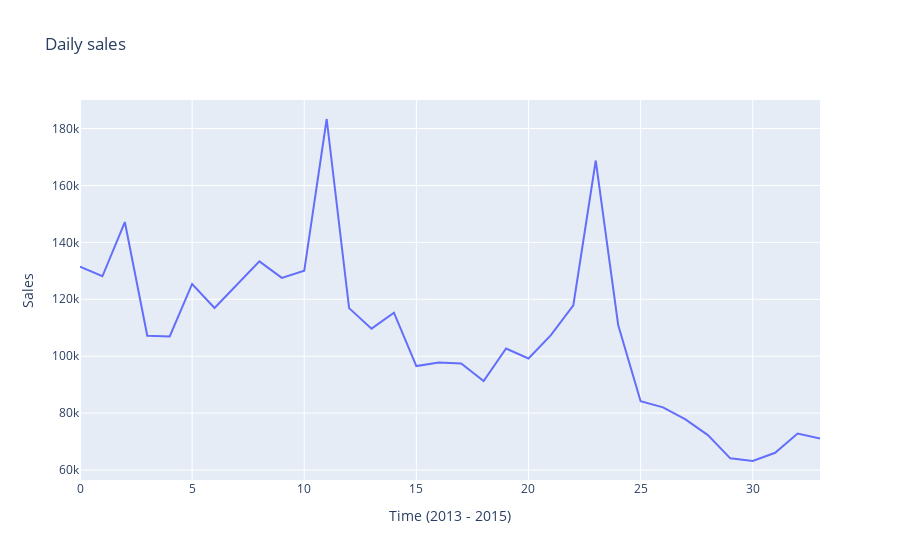

This figure's notebook cell:
### Code cell
# Let's take a look at the sales throughout the given period of time

import plotly.graph_objs as go
from plotly.offline import iplot, init_notebook_mode

daily_sales = train.groupby('date_block_num', as_index = False)['item_cnt_day'].sum()

daily_sales_sc = go.Scatter(x=daily_sales['date_block_num'], y=daily_sales['item_cnt_day'])
layout = go.Layout(title='Daily sales', xaxis=dict(title='Time (2013 - 2015)'), yaxis=dict(title='Sales'))
fig = go.Figure(data=[daily_sales_sc], layout=layout)
iplot(fig)

### Figure 1 — Plotly figure (JSON) as saved in the notebook; plotly's stock layout.template omitted (floating-point values rounded to 4 significant figures)
{"data": [{"type": "scatter", "x": [0, 1, 2, 3, 4, 5, 6, 7, 8, 9, 10, 11, 12, 13, 14, 15, 16, 17, 18, 19, 20, 21, 22, 23, 24, 25, 26, 27, 28, 29, 30, 31, 32, 33], "y": [131479, 128090, 147142, 107190, 106970, 125381, 116966, 125291, 133332, 127541, 130009, 183342, 116899, 109687, 115297, 96556, 97790, 97429, 91280, 102721, 99208, 107422, 117845, 168755, 110971, 84198, 82014, 77827, 72295, 64114, 63187, 66079, 72843, 71056]}], "layout": {"title": {"text": "Daily sales"}, "xaxis": {"title": {"text": "Time (2013 - 2015)"}}, "yaxis": {"title": {"text": "Sales"}}}}
